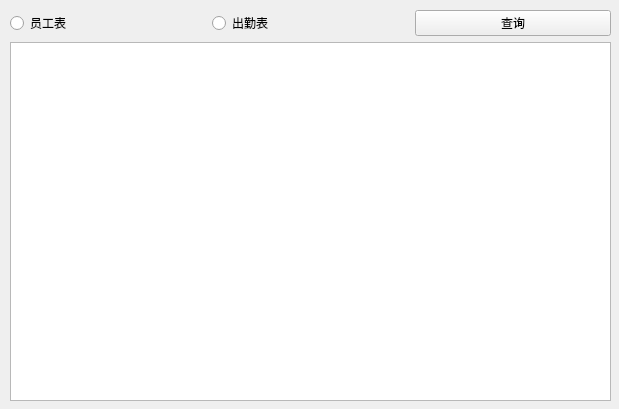
<?xml version="1.0" encoding="UTF-8"?>
<ui version="4.0">
 <class>SelectWin</class>
 <widget class="QWidget" name="SelectWin">
  <property name="geometry">
   <rect>
    <x>0</x>
    <y>0</y>
    <width>619</width>
    <height>409</height>
   </rect>
  </property>
  <property name="minimumSize">
   <size>
    <width>619</width>
    <height>409</height>
   </size>
  </property>
  <property name="maximumSize">
   <size>
    <width>619</width>
    <height>409</height>
   </size>
  </property>
  <property name="windowTitle">
   <string>Form</string>
  </property>
  <widget class="QWidget" name="layoutWidget">
   <property name="geometry">
    <rect>
     <x>10</x>
     <y>10</y>
     <width>601</width>
     <height>391</height>
    </rect>
   </property>
   <layout class="QVBoxLayout" name="verticalLayout">
    <item>
     <layout class="QHBoxLayout" name="horizontalLayout">
      <item>
       <widget class="QRadioButton" name="empRd">
        <property name="text">
         <string>员工表</string>
        </property>
       </widget>
      </item>
      <item>
       <widget class="QRadioButton" name="attRd">
        <property name="text">
         <string>出勤表</string>
        </property>
       </widget>
      </item>
      <item>
       <widget class="QPushButton" name="selectBt">
        <property name="text">
         <string>查询</string>
        </property>
       </widget>
      </item>
     </layout>
    </item>
    <item>
     <widget class="QTableView" name="tableView"/>
    </item>
   </layout>
  </widget>
 </widget>
 <resources/>
 <connections/>
</ui>
